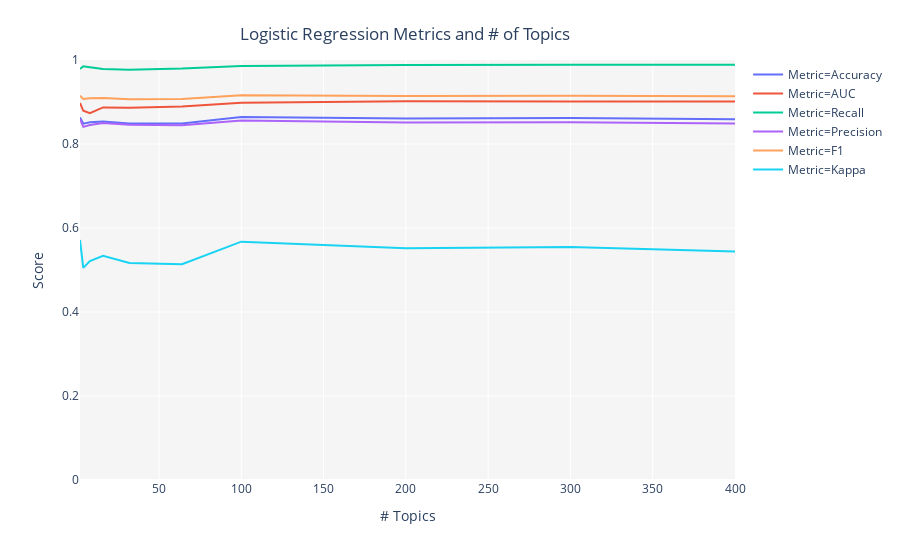

The notebook cell this image was saved under:
### Markdown cell above
280 words are present in the vocabulary for `sentence_x`.<br>
To get the features for the model, is used a Topic Modelling witg PyCaret, for it, the model is tuned (LDA Model) to see what is the best number of topics.

### Code cell
tuned_model_x = tune_model(model='lda', supervised_target='same_security')

### Figure 1 — Plotly figure (JSON) as saved in the notebook; plotly's stock layout.template omitted (floating-point values rounded to 4 significant figures)
{"data": [{"hoverlabel": {"namelength": 0}, "hovertemplate": "Metric=Accuracy<br># Topics=%{x}<br>Score=%{y}", "legendgroup": "Metric=Accuracy", "line": {"color": "#636efa", "dash": "solid", "shape": "linear"}, "mode": "lines", "name": "Metric=Accuracy", "showlegend": true, "type": "scatter", "x": [2, 4, 8, 16, 32, 64, 100, 200, 300, 400], "xaxis": "x", "y": [0.8632, 0.8483, 0.8515, 0.8534, 0.8487, 0.8487, 0.8641, 0.8609, 0.8618, 0.859], "yaxis": "y"}, {"hoverlabel": {"namelength": 0}, "hovertemplate": "Metric=AUC<br># Topics=%{x}<br>Score=%{y}", "legendgroup": "Metric=AUC", "line": {"color": "#EF553B", "dash": "solid", "shape": "linear"}, "mode": "lines", "name": "Metric=AUC", "showlegend": true, "type": "scatter", "x": [2, 4, 8, 16, 32, 64, 100, 200, 300, 400], "xaxis": "x", "y": [0.8977, 0.879, 0.8732, 0.887, 0.8866, 0.8892, 0.8984, 0.9016, 0.9015, 0.9014], "yaxis": "y"}, {"hoverlabel": {"namelength": 0}, "hovertemplate": "Metric=Recall<br># Topics=%{x}<br>Score=%{y}", "legendgroup": "Metric=Recall", "line": {"color": "#00cc96", "dash": "solid", "shape": "linear"}, "mode": "lines", "name": "Metric=Recall", "showlegend": true, "type": "scatter", "x": [2, 4, 8, 16, 32, 64, 100, 200, 300, 400], "xaxis": "x", "y": [0.9783, 0.9851, 0.9826, 0.9783, 0.9771, 0.9795, 0.9857, 0.9882, 0.9888, 0.9888], "yaxis": "y"}, {"hoverlabel": {"namelength": 0}, "hovertemplate": "Metric=Precision<br># Topics=%{x}<br>Score=%{y}", "legendgroup": "Metric=Precision", "line": {"color": "#ab63fa", "dash": "solid", "shape": "linear"}, "mode": "lines", "name": "Metric=Precision", "showlegend": true, "type": "scatter", "x": [2, 4, 8, 16, 32, 64, 100, 200, 300, 400], "xaxis": "x", "y": [0.8595, 0.8407, 0.8453, 0.8498, 0.8459, 0.8445, 0.8558, 0.851, 0.8516, 0.8489], "yaxis": "y"}, {"hoverlabel": {"namelength": 0}, "hovertemplate": "Metric=F1<br># Topics=%{x}<br>Score=%{y}", "legendgroup": "Metric=F1", "line": {"color": "#FFA15A", "dash": "solid", "shape": "linear"}, "mode": "lines", "name": "Metric=F1", "showlegend": true, "type": "scatter", "x": [2, 4, 8, 16, 32, 64, 100, 200, 300, 400], "xaxis": "x", "y": [0.915, 0.9072, 0.9088, 0.9095, 0.9068, 0.907, 0.9162, 0.9145, 0.9151, 0.9135], "yaxis": "y"}, {"hoverlabel": {"namelength": 0}, "hovertemplate": "Metric=Kappa<br># Topics=%{x}<br>Score=%{y}", "legendgroup": "Metric=Kappa", "line": {"color": "#19d3f3", "dash": "solid", "shape": "linear"}, "mode": "lines", "name": "Metric=Kappa", "showlegend": true, "type": "scatter", "x": [2, 4, 8, 16, 32, 64, 100, 200, 300, 400], "xaxis": "x", "y": [0.5715, 0.505, 0.5212, 0.5336, 0.5166, 0.5136, 0.5674, 0.552, 0.555, 0.5439], "yaxis": "y"}], "layout": {"autosize": true, "legend": {"tracegroupgap": 0}, "margin": {"t": 60}, "plot_bgcolor": "rgb(245,245,245)", "title": {"text": "Logistic Regression Metrics and # of Topics", "x": 0.45, "xanchor": "center", "y": 0.95, "yanchor": "top"}, "xaxis": {"anchor": "y", "autorange": true, "domain": [0, 1], "range": [2, 400], "title": {"text": "# Topics"}, "type": "linear"}, "yaxis": {"anchor": "x", "domain": [0, 1], "range": [0, 1], "title": {"text": "Score"}, "type": "linear"}}}
